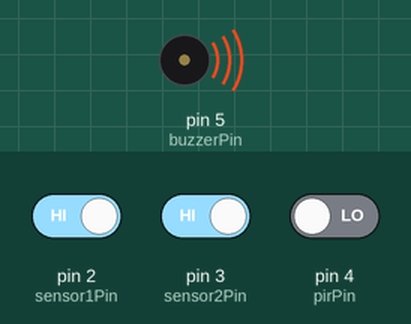
Bench run of a sketch on a simulated Arduino Uno, built with avr-gcc and run on an emulated ATmega328P. On the bench: buzzer (waves = sounding, pin HIGH). Inputs (shaded band) come from the test bench; at power-on: pin 2 (sensor1Pin) HIGH, pin 3 (sensor2Pin) HIGH, pin 4 (pirPin) LOW. What the sketch prints to the serial monitor is not drawn.

Above: at 0.2 s.
Timing chart, 0 to 3.5 s (numbered marks = the images above):
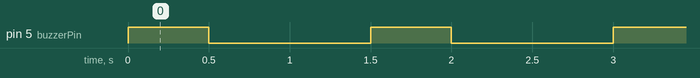

Measured:
- by itself, pin 5 (buzzerPin): alternates HIGH for 0.50 s and LOW for 1.0 s

The sketch:

arduinokod.ino
```cpp
const int sensor1Pin = 2;  // Dvere 1
const int sensor2Pin = 3;  // Dvere 2
const int pirPin     = 4;  // PIR senzor
const int buzzerPin  = 5;  // Bzučiak
bool alarmEnabled = true; // Stav alarmu

void setup() {
  Serial.begin(9600);
  pinMode(sensor1Pin, INPUT_PULLUP);
  pinMode(sensor2Pin, INPUT_PULLUP);
  pinMode(pirPin, INPUT);
  pinMode(buzzerPin, OUTPUT);
}

void loop() {

  bool door1Open = digitalRead(sensor1Pin) == HIGH;
  bool door2Open = digitalRead(sensor2Pin) == HIGH;
  bool motionDetected = digitalRead(pirPin) == HIGH;

  if (alarmEnabled && (door1Open || door2Open || motionDetected)) {
    digitalWrite(buzzerPin, HIGH);
    Serial.println("ALARM!");
    delay(500);
    digitalWrite(buzzerPin, LOW);
  } else {
    digitalWrite(buzzerPin, LOW);
  }

  // Logovanie stavu senzorov
  Serial.print("Door1:");
  Serial.print(door1Open);
  Serial.print("|Door2:");
  Serial.print(door2Open);
  Serial.print("|PIR:");
  Serial.println(motionDetected);

  delay(1000);
}
```
